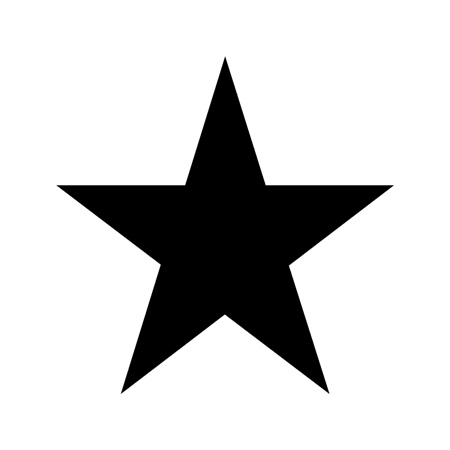
#> input picture images/star.jpg, 450 x 450 px
$ python contour_properties.py   (Python 2 division)   (older library calls are emulated)
#> lines starting #> are read from the running program, lines starting #| are printed output that depends on the picture; after the words box and inside, x2 and y2 are one past the last pixel; in counts of white or black regions, pixels touching at a corner belong together; long printed decimals are rounded
import cv2
import numpy as np

img = cv2.imread('../images/star.jpg')
#> img is the input picture: shape (450, 450, 3); min 0, max 255, mean 208.2
imgray = cv2.cvtColor(img, cv2.COLOR_BGR2GRAY)
ret,thresh = cv2.threshold(imgray,127,255,0)
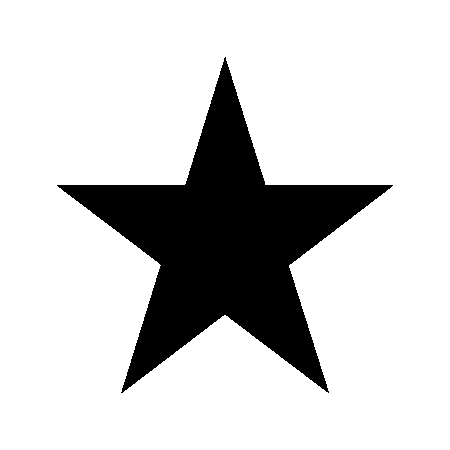
#> thresh: shape (450, 450); 81.6% white; 1 black region
im,contours,hierarchy = cv2.findContours(thresh, 1, 2)
#> contours = 2 contours; box (x1, y1, x2, y2) and area: (0, 0, 450, 450) 201601, (56, 56, 394, 394) 37858

cnt = contours[0]
#> cnt = contour of 525 points, box (x1, y1, x2, y2) (56, 56, 394, 394), area 37858

# Bounding Rectangle
x,y,w,h = cv2.boundingRect(cnt)
#> x = 56; y = 56; w = 338; h = 338
img = cv2.rectangle(img,(x,y),(x+w,y+h),(0,0,255),2)
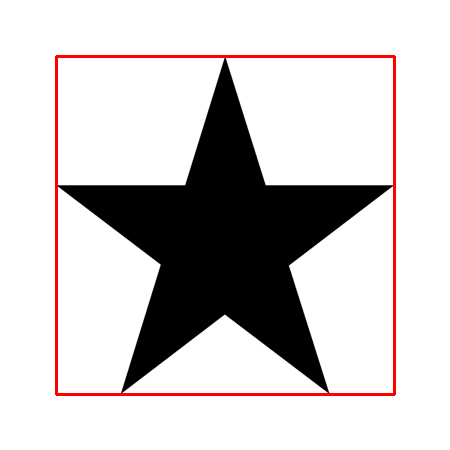
#> img: shape (450, 450, 3); 2% of pixels changed, all inside (x1, y1, x2, y2) = (55, 55, 396, 396)

# Aspect Ratio:
# Ratio of width to hieght of bounding Rectangle
aspect_ratio = float(w)/h
#> aspect_ratio = 1
print 'Aspect Ratio: ', aspect_ratio
#| Aspect Ratio:  1.0

# Extent
# Ratio of contour area to bounding rectangle area
area = cv2.contourArea(cnt)
#> area = 37858.5
bound_rect_area = w * h
#> bound_rect_area = 114244
extent = float(area)/bound_rect_area
#> extent = 0.331
print 'Extent: ', extent
#| Extent:  0.3314

# Solidity
# Ratio of contour area to its convex hull area
hull = cv2.convexHull(cnt)
#> hull = contour of 9 points, box (x1, y1, x2, y2) (56, 56, 394, 394), area 78495
hull_area = cv2.contourArea(hull)
#> hull_area = 78495
solidity = float(area)/hull_area
#> solidity = 0.482
print 'Solidity: ', solidity
#| Solidity:  0.4823

# Equivalent Diameter
# Diameter of the circle whose area is the same as the contour area
equ_diameter = np.sqrt(4*area/np.pi)
#> equ_diameter = 219.6
print 'Equivalent Diameter: ', equ_diameter
#| Equivalent Diameter:  219.552

# Orientation
# angle at which the object is directed. Also returns Major and Minor Axis length
(x,y), (Ma, ma), angle = cv2.fitEllipse(cnt)
#> x = 224.2; y = 244.2; Ma = 267.5; ma = 300.8; angle = 178.4
print 'Orientation: '
print '     Angle on X: ', x
#|      Angle on X:  224.199
print '     Angle on Y: ', y
#|      Angle on Y:  244.172
print '     length of Major Axis: ', Ma
#|      length of Major Axis:  267.521
print '     length of minor axis: ', ma
#|      length of minor axis:  300.815

# Mask and Get Pixel Points
# Get all the points comprising of that object
mask = np.zeros(imgray.shape, np.uint8)
cv2.drawContours(mask, [cnt], 0,255,-1)
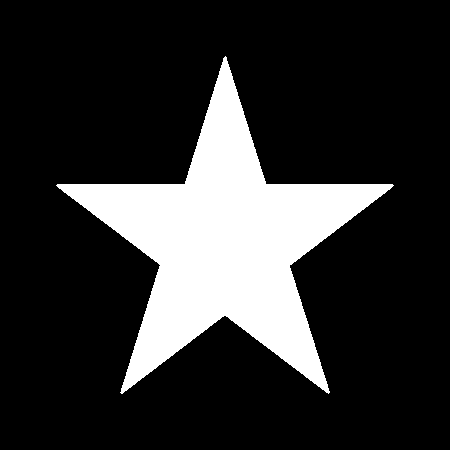
#> mask: shape (450, 450); 19% white; 1 white region, box (x1, y1, x2, y2) and area: (56, 56, 394, 394) 38451
# Numpy function returns coordinates in (row, column)
pixelpoints = np.transpose(np.nonzero(mask))
#> pixelpoints = 38451 pairs, first value 56 to 393, second value 56 to 393
# CV gives coordinates in (x,y) format
# Note: row = x, column = y
# pixelpoints = cv2.findNonZero(mask)
print '     Length of mask of object (all points): ', len(pixelpoints)
#|      Length of mask of object (all points):  38451

# Max Value, Min Value, Max Value Location, Min Value Location
min_val, max_val, min_loc, max_loc = cv2.minMaxLoc(imgray, mask = mask)
#> min_val = 0; max_val = 255; min_loc = (225, 60); max_loc = (226, 57)
print 'Min Value: ', min_val
#| Min Value:  0.0
print 'Max Value: ', max_val
#| Max Value:  255.0
print 'Min Loc: ', min_loc
#| Min Loc:  (225, 60)
print 'Min Loc: ', max_loc
#| Min Loc:  (226, 57)

# Mean Color/ Mean Intensity
mean_val = cv2.mean(imgray, mask = mask)
#> mean_val = (8.4, 0, 0, 0)
print 'Mean Value: ', mean_val
#| Mean Value:  (8.404, 0.0, 0.0, 0.0)

# Get extreme points
leftmost = tuple(cnt[cnt[:,:,0].argmin()][0])
#> leftmost = (56, 185)
rightmost = tuple(cnt[cnt[:,:,0].argmax()][0])
#> rightmost = (393, 185)
topmost = tuple(cnt[cnt[:,:,1].argmin()][0])
#> topmost = (225, 56)
bottommost = tuple(cnt[cnt[:,:,1].argmax()][0])
#> bottommost = (328, 393)
print 'Left most point: ', leftmost
#| Left most point:  (56, 185)
img = cv2.circle(img, leftmost, 5, (255,0,0), -1)
#> img: shape (450, 450, 3); 0.04% of pixels changed, all inside (x1, y1, x2, y2) = (51, 180, 62, 191)
img = cv2.circle(img, rightmost, 5, (255,0,0), -1)
#> img: shape (450, 450, 3); mean B, G, R 203.2, 203, 208
img = cv2.circle(img, topmost, 5, (255,0,0), -1)
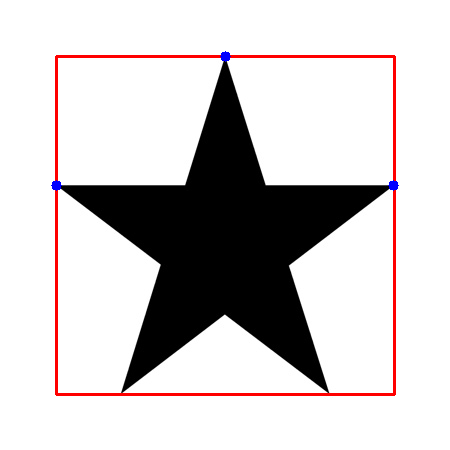
#> img: shape (450, 450, 3); mean B, G, R 203.2, 202.9, 207.9
img = cv2.circle(img, bottommost, 5, (255,0,0), -1)
#> img: shape (450, 450, 3); 0.04% of pixels changed, all inside (x1, y1, x2, y2) = (323, 388, 334, 399)

# Convexity Defects
# Any deviation of this object from the convex hull can be
# considered as Convexity Defects
# adding parameter returnPoints = False, finds the convexity defects
# returns an array where each row is
# [start pt, end pt, farthest pt, approx dist to farthest pt]
dhull = cv2.convexHull(cnt, returnPoints = False)
#> dhull = [0, 81, 82, 212, 213, 315, 316, 444, 445]
defects = cv2.convexityDefects(cnt, dhull)
#> defects = [[445, 0, 446, 19704], [0, 81, 80, 19778], [82, 212, 131, 19387], [213, 315, 264, 19968], [316, 444, 395, 19387]]

for i in range(defects.shape[0]):
    s,e,f,d = defects[i,0]
    start = tuple(cnt[s][0])
    end = tuple(cnt[e][0])
    far = tuple(cnt[f][0])
    cv2.line(img, start, end, [0,255,0],2)
    cv2.circle(img, far, 5, [0,0,255], -1)
#> this loop made 5 passes
#> (s, e, f, d, start, end, far) on passes 1 to 5: (445, 0, 446, 19704, (57, 184), (225, 56), (184, 184)), (0, 81, 80, 19778, (225, 56), (392, 184), (265, 184)), (82, 212, 131, 19387, (393, 185), (329, 392), (289, 265)), (213, 315, 264, 19968, (328, 393), (121, 393), (225, 315)), (316, 444, 395, 19387, (120, 392), (56, 185), (160, 265))
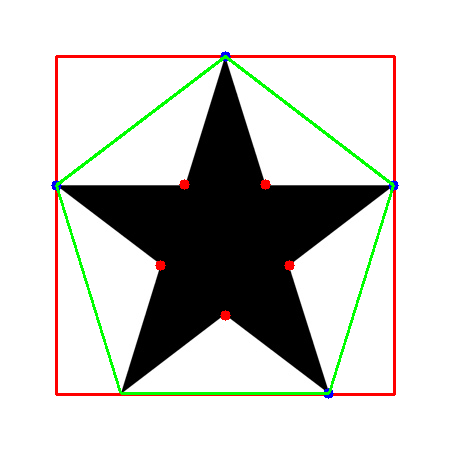
#> img: shape (450, 450, 3); mean B, G, R 199.5, 203.3, 204.2

print 'Dimensions of defects: ', defects.shape
#| Dimensions of defects:  (5, 1, 4)

# Point Polygon Test
# Finds the shortest distance between a point in the image and a
# contour. It returns the distance which is negative when the point
# is outside the contour, positive when the point is inside and zero
# if the point is on the contour
# if measureDist = False, it returns -1,0,+1
dist = cv2.pointPolygonTest(cnt, (50,50), measureDist = True)
#> dist = -134.2
print 'Point Polygon Test: ', dist
#| Point Polygon Test:  -134.183

# Match Shapes
# compare two shapes or contours and returns a metric demonstrating
# the similarity. The lower the result, the better match it is
# calculate on hu-moment values
# ret = cv2.matchShapes(cnt1, cnt2, 1, 0, 0)

# Bounding Rectangle
x,y,w,h = cv2.boundingRect(cnt)
#> x = 56; y = 56
img = cv2.rectangle(img,(x,y),(x+w,y+h),(0,0,255),2)
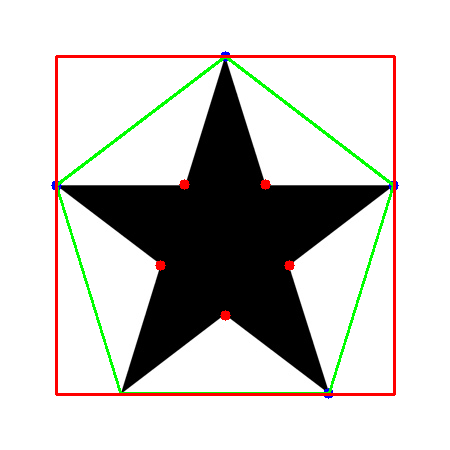
#> img: shape (450, 450, 3); 0.26% of pixels changed, all inside (x1, y1, x2, y2) = (55, 55, 396, 396)

cv2.imshow('star', img)
# cv2.imshow('points', pixelpoints)
cv2.waitKey(0)
cv2.destroyAllWindows()
